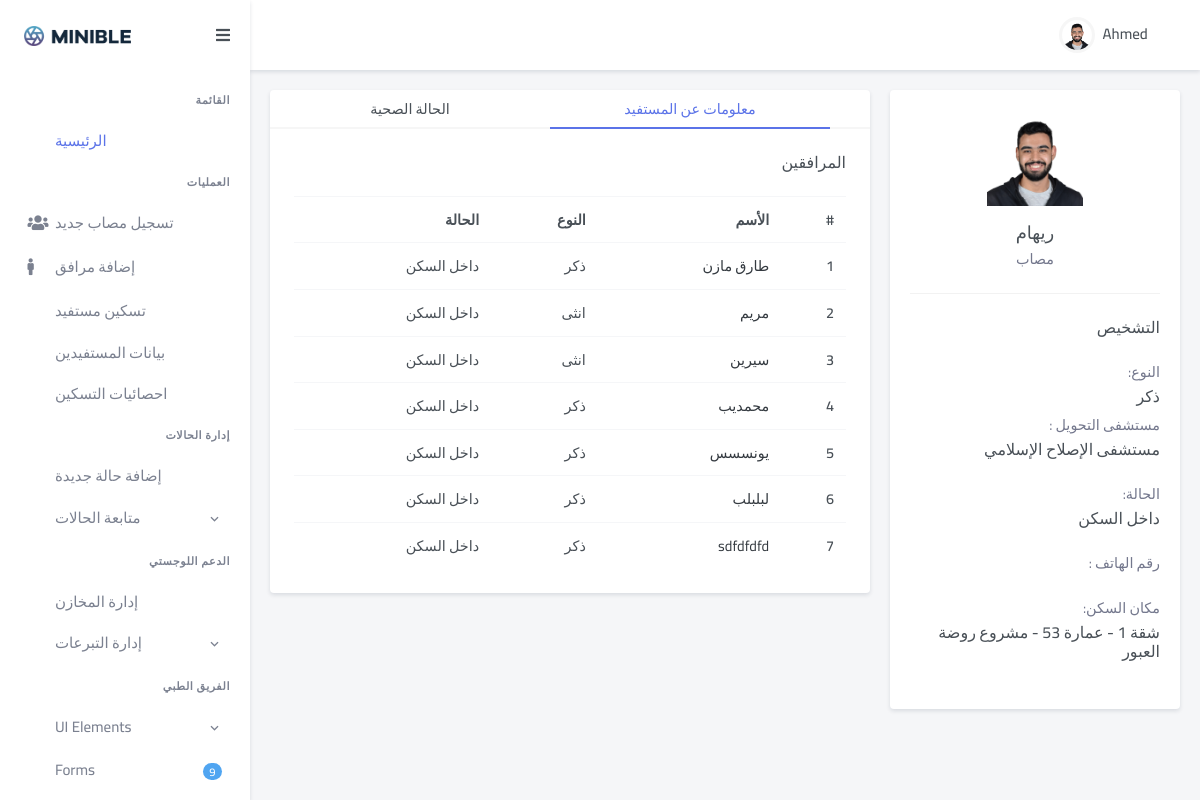
Screenshot of /operations/profile/4/ (signed in) with the database file from the repository.
### GazaResponse/models.py (models this page shows, shortened)
class Person(models.Model):
    name = models.CharField(max_length = 64)
    birthday = models.DateField()
    theType = models.CharField(max_length = 64)
    gender = models.CharField(max_length = 64, default = 'ذكر')
    idNumber = models.CharField(max_length = 64)
    code = models.CharField(max_length = 64, blank=True)
    status = models.CharField(max_length = 64)
    phoneNumber = models.CharField(max_length = 64, blank=True)
    isDisabled  = models.BooleanField(default = False)
    hasCancer = models.BooleanField(default = False)
    personGroup = models.ForeignKey(Group, on_delete=models.CASCADE, related_name="relatives")
    pHospital = models.ForeignKey(Hospital, on_delete = models.CASCADE)
    diagnosis = models.TextField(blank = True)
    accommodation  = models.ForeignKey(Apartment, on_delete = models.CASCADE, related_name="residents")
    scannedDocs = models.FileField(upload_to="IDs", blank=True)

class Hospital(models.Model):
    name = models.CharField(max_length = 64)
    description = models.CharField(max_length = 64)
    hEntity = models.ForeignKey(Entity, on_delete=models.CASCADE)
    hGovernorate = models.ForeignKey(Governorate, on_delete=models.CASCADE)
    def __str__(self):
        return f'{self.name}'

class Apartment(models.Model):
    apartmentNum = models.IntegerField()
    whichBuilding = models.ForeignKey(Building, on_delete = models.CASCADE, related_name="apartments")
    apartmentCapacity = models.IntegerField()
    apartmentAccessibility = models.BooleanField()
    code = models.CharField(max_length = 64, blank=True)
    def __str__(self):
        return f'{"شقة"} {self.apartmentNum} - {self.whichBuilding} - {self.whichBuilding.bshelter}'

class Building(models.Model):
    name = models.CharField(max_length = 64)
    address = models.TextField(max_length = 150 , blank = True)
    numOfFloors = models.IntegerField()
    accessibility = models.BooleanField()
    bshelter = models.ForeignKey(Shelter, on_delete = models.CASCADE, related_name = "Buildings")
    bGovernorate = models.ForeignKey(Governorate, on_delete = models.CASCADE)
    def __str__(self):
        return f'{self.name}'

class Shelter(models.Model):
    shelterName = models.CharField(max_length = 64)
    bGovernorate = models.ForeignKey(Governorate, on_delete = models.CASCADE, null = True)
    isWorking  = models.BooleanField(default = True)
    def __str__(self):
        return f'{self.shelterName}'

### operations/views.py (the view)
# urls.py: path('profile/<int:person_id>/', views.profile, name='profile'),
def profile(request, person_id):
    if not request.user.is_authenticated:
        return HttpResponseRedirect(reverse("users:login"))
    person = get_object_or_404(Person, id=person_id)
    relatives = person.personGroup.relatives.exclude(id=person_id)
    context = {
        'person': person,
        'relatives': relatives
    }
    return render(request, 'operations/profile.html', context)

### operations/templates/operations/profile.html (shortened to what this page needs)
{% extends "gaza/layout.html" %}
{% load static %}
{% block body %}
<div dir="rtl" class="main-content">
    <div class="page-content">
     <div class="container-fluid">
      <div class="row mb-4">
       <div class="col-xl-4">
        <div class="card h-100">
         <div class="card-body">
          <div class="text-center">
           <div>
            <img alt="" class="avatar-lg " src="{% static 'gaza/images/users/avatar-4.jpg'%}">
           </div>
           <h5 class="mt-3 mb-1">
            {{ person.name }}
           </h5>
           <p class="text-muted">
            {{ person.theType }}
           </p>
          </div>
          <hr class="my-4">
          <div class="text-muted">
           <h5 class="font-size-16">
            التشخيص
           </h5>
           <div class="table-responsive mt-4">
            <div>
             <p class="mb-1">
                النوع:
             </p>
             <h5 class="font-size-16">
                {{ person.gender }}
             </h5>
            </div>
            <div>
                <p class="mb-1">
                   مستشفى التحويل :
                </p>
                <h5 class="font-size-16">
                    {{ person.pHospital }}
                </h5>
               </div>
            <div class="mt-4">
                <p class="mb-1">
                الحالة:
                </p>
                <h5 class="font-size-16">
                    {{ person.status }}
                </h5>
               </div>
            <div class="mt-4">
             <p class="mb-1">
              رقم الهاتف :
             </p>
            </div>
            <div class="mt-4">
             <p class="mb-1">
             مكان السكن:
             </p>
             <h5 class="font-size-16">
                {{ person.accommodation }}
             </h5>
            </div>
           </div>
          </div>
         </div>
        </div>
       </div>
       <div class="col-xl-8">
        <div class="card mb-0">
         <ul class="nav nav-tabs nav-tabs-custom nav-justified" role="tablist">
          <li class="nav-item">
           <a class="nav-link active" data-bs-toggle="tab" href="#about" role="tab">
            <span class="d-none d-sm-block">
             معلومات عن المستفيد
            </span>
           </a>
          </li>
          <li class="nav-item">
           <a class="nav-link" data-bs-toggle="tab" href="#tasks" role="tab">
            <span class="d-none d-sm-block">
             الحالة الصحية
            </span>
           </a>
          </li>
         </ul>
         <div class="tab-content p-4">
          <div class="tab-pane active" id="about" role="tabpanel">
           <div>
            <div>
             <h5 class="font-size-16 mb-4">
              المرافقين
             </h5>
             <div class="table-responsive">
              <table class="table table-nowrap table-hover mb-0">
               <thead>
                <tr>
                 <th scope="col">
                  #
                 </th>
                 <th scope="col">
                  الأسم
                 </th>
                 <th scope="col">
                  النوع
                 </th>
                 <th scope="col">
                  الحالة
                 </th>
                </tr>
               </thead>
               <tbody>
                {% for relative in relatives %}
                <tr>
                 <th scope="row">
                 {{forloop.counter}}
                 </th>
                 <td>
                  <a class="text-dark" href="{% url 'operations:profile' person_id=relative.id %}">
                    {{ relative.name }}
                  </a>
                 </td>
                 <td>
                    {{ relative.gender }}
                 </td>
                 <td>
                    {{ relative.status }}
                 </td>
                </tr>
                {% endfor %}
               </tbody>
              </table>
             </div>
            </div>
           </div>
          </div>
         </div>
        </div>
       </div>
      </div>
     </div>
    </div>
   </div>
{% endblock %}

### GazaResponse/templates/gaza/layout.html (shortened to what this page needs)
{% load static %}
<!DOCTYPE html>
<html>
    <head>
        <link href = "{% static 'gaza/css/app.min.css'%}" rel="stylesheet">
        <link href = "{% static 'gaza/css/bootstrap.min.css'%}" rel="stylesheet">
        <link href = "{% static 'gaza/css/icons.min.css'%}" rel="stylesheet">
        <link href = "{% static 'gaza/libs/bootstrap-touchspin/jquery.bootstrap-touchspin.min.css'%}" rel="stylesheet">
        <link href = "{% static 'gaza/libs/select2/css/select2.min.css'%}" rel="stylesheet">
        <link href="https://cdn.jsdelivr.net/npm/select2@4.1.0-rc.0/dist/css/select2.min.css" rel="stylesheet" />
        <link href = "{% static 'gaza/css/style.css'%}" rel="stylesheet">
    </head>
    <body>
        {% if user.is_authenticated %}
        <header id="page-topbar">
            <div class="navbar-header">
             <div class="d-flex">
              <div class="dropdown d-none d-lg-inline-block ms-1">
               <button class="btn header-item noti-icon waves-effect" data-bs-toggle="fullscreen" type="button">
               </button>
              </div>
              <div class="dropdown d-inline-block">
               <button aria-expanded="false" aria-haspopup="true" class="btn header-item waves-effect" data-bs-toggle="dropdown" id="page-header-user-dropdown" type="button">
                <img alt="Header Avatar" class="rounded-circle header-profile-user" src="{% static 'gaza/images/users/avatar-4.jpg'%}">
                <span class="d-none d-xl-inline-block ms-1 fw-medium font-size-15">
                 {{user.first_name}}
                </span>
               </button>
              </div>
              <div class="dropdown d-inline-block">
                <a href="/admin">
                <button class="btn header-item noti-icon right-bar-toggle waves-effect" type="button">
                </button>
               </a>
              </div>
             </div>
            </div>
           </header>
           <div class="vertical-menu mm-active">
            <div class="navbar-brand-box">
             <a class="logo logo-dark" href="index.html">
              <span class="logo-lg">
               <img alt="" height="20" src="assets/images/logo-dark.png">
              </span>
             </a>
            </div>
            <button class="btn btn-sm px-3 font-size-16 header-item waves-effect vertical-menu-btn" type="button">
             <i class="fa fa-fw fa-bars">
             </i>
            </button>
            <div class="sidebar-menu-scroll mm-show" data-simplebar="init"><div class="simplebar-wrapper" style="margin: 0px;"><div class="simplebar-height-auto-observer-wrapper"><div class="simplebar-height-auto-observer"></div></div><div class="simplebar-mask"><div class="simplebar-offset" style="right: -20px; bottom: 0px;"><div class="simplebar-content-wrapper" style="height: 100%; padding-right: 20px; padding-bottom: 0px; overflow: hidden scroll;"><div class="simplebar-content" style="padding: 0px;">
             <div id="sidebar-menu" class="mm-active">
              <ul class="metismenu list-unstyled mm-show" id="side-menu">
               <li class="menu-title text-right">
                القائمة
               </li>
               <li class="waves-effect">
                <a href="{% url 'users:index' %}" class="active">
                 <i class="uil-home-alt">
                 </i>
                 <span>
                  الرئيسية
                 </span>
                </a>
               </li>
               <li class="menu-title text-right">
                العمليات
               </li>
               <li>
                <a class="waves-effect" href="{% url 'operations:addcasualty' %}">
                 <i class="fa fa-users">
                 </i>
                 <span>
                  تسجيل مصاب جديد
                 </span>
                </a>
               </li>
               <li>
                <a class="waves-effect" href="{% url 'operations:addperson' %}">
                 <i class="fa fa-male">
                 </i>
                 <span>
                  إضافة مرافق
                 </span>
                </a>
               </li>
               <li>
                <a class="waves-effect" href="{% url 'operations:accommodation' %}">
                 <i class="uil-store">
                 </i>
                 <span>
                  تسكين مستفيد
                 </span>
                </a>
               </li>
               <li>
                <a class="waves-effect" href="{% url 'operations:customers' %}">
                 <i class="uil-file-alt">
                 </i>
                 <span>
                   بيانات المستفيدين
                 </span>
                </a>
               </li>
               <li>
                <a class="waves-effect" href="{% url 'operations:shelters' %}">
                 <i class="uil-invoice">
                 </i>
                 <span>
                  احصائيات التسكين
                 </span>
                </a>
               </li>
               <li class="menu-title text-right">
                إدارة الحالات
               </li>
               <li>
                <a class="waves-effect" href="#">
                 <i class="uil-user-circle">
                 </i>
                 <span>
                  إضافة حالة جديدة
                 </span>
                </a>
               </li>
               <li>
                <a class="has-arrow waves-effect" href="javascript: void(0);">
                 <i class="uil-file-alt">
                 </i>
                 <span>
                  متابعة الحالات
                 </span>
                </a>
               </li>
               <li dir="rtl" class="menu-title text-right">
                الدعم اللوجستي
               </li>
               <li>
                <a class="waves-effect" href="#">
                 <i class="uil-user-circle">
                 </i>
                 <span>
                  إدارة المخازن
                 </span>
                </a>
               </li>
               <li>
                <a class="has-arrow waves-effect" href="javascript: void(0);">
                 <i class="uil-file-alt">
                 </i>
                 <span>
                  إدارة التبرعات
                 </span>
                </a>
               </li>
               <li class="menu-title text-right">
                الفريق الطبي
               </li>
               <li>
                <a class="has-arrow waves-effect" href="javascript: void(0);">
                 <i class="uil-flask">
                 </i>
                 <span>
                  UI Elements
                 </span>
                </a>
               </li>
               <li>
                <a class="waves-effect" href="javascript: void(0);">
                 <i class="uil-shutter-alt">
                 </i>
                 <span class="badge rounded-pill bg-info float-end">
                  9
                 </span>
                 <span>
                  Forms
                 </span>
                </a>
               </li>
               <li>
                <a class="has-arrow waves-effect" href="javascript: void(0);">
                </a>
               </li>
              </ul>
             </div>
            </div></div></div></div><div class="simplebar-placeholder" style="width: auto; height: 957px;"></div></div><div class="simplebar-track simplebar-vertical" style="visibility: visible;"><div class="simplebar-scrollbar" style="height: 926px; transform: translate3d(0px, 0px, 0px); display: block;"></div></div></div>
           </div>
           {% endif %}
      {% block body %}
      {% endblock %}
    </body>
</html>

### GazaResponse/static/gaza/css/style.css (style rules this page uses)
a,h1,h2,h3,h4,h5,h6,p,button,label,div { font-family: "Cairo", sans-serif !important; }
.navbar-header { background: white; }
.text-right { text-align: right !important; }

### rows the page displays
Person: name "ريهام", theType "مصاب", gender "ذكر", pHospital "مستشفى الإصلاح الإسلامي", status "داخل السكن", accommodation "شقة 1 - عمارة 53 - مشروع روضة العبور"
Person: name "طارق مازن", gender "ذكر", status "داخل السكن"
Person: name "مريم", gender "انثى", status "داخل السكن"
Person: name "سيرين", gender "انثى", status "داخل السكن"
Person: name "محمديب", gender "ذكر", status "داخل السكن"
Person: name "يونسسس", gender "ذكر", status "داخل السكن"
Person: name "لبلبلب", gender "ذكر", status "داخل السكن"
Person: name "sdfdfdfd", gender "ذكر", status "داخل السكن"

### other values shown
{{ user.first_name }} "Ahmed"
